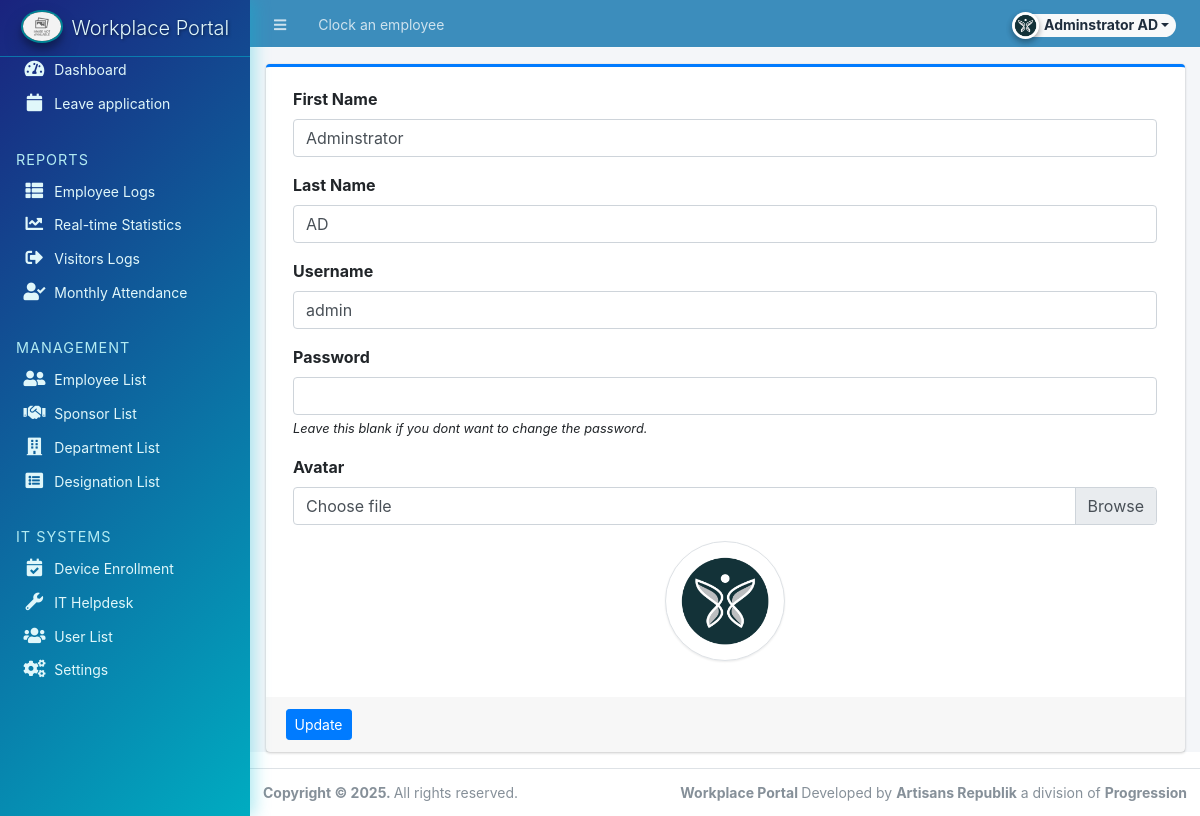
The app's page /admin/?page=user (signed in) with its own data.
### tables this page shows
CREATE TABLE `users` (
  `id` int(50) NOT NULL,
  `firstname` varchar(250) NOT NULL,
  `middlename` text DEFAULT NULL,
  `lastname` varchar(250) NOT NULL,
  `username` text NOT NULL,
  `password` text NOT NULL,
  `avatar` text DEFAULT NULL,
  `last_login` datetime DEFAULT NULL,
  `type` tinyint(1) NOT NULL DEFAULT 0,
  `date_added` datetime NOT NULL DEFAULT current_timestamp(),
  `date_updated` datetime DEFAULT NULL ON UPDATE current_timestamp()
);

### classes/DBConnection.php (called while the page is built, shortened)
<?php
class DBConnection{
    private $host = DB_SERVER;
    private $username = DB_USERNAME;
    private $password = DB_PASSWORD;
    private $database = DB_NAME;
    public $conn;
    public function __construct(){
        if (!isset($this->conn)) {
            $this->conn = new mysqli($this->host, $this->username, $this->password, $this->database);
        }
    }
}
?>

### classes/SystemSettings.php (called while the page is built, shortened)
<?php
class SystemSettings extends DBConnection{
	function userdata($field = ''){
		if(!empty($field)){
			if(isset($_SESSION['userdata'][$field]))
				return $_SESSION['userdata'][$field];
			else
				return null;
		}else{
			return false;
		}
	}
}
$_settings = new SystemSettings();
?>

### config.php (called while the page is built, shortened)
<?php
require_once('classes/DBConnection.php');
require_once('classes/SystemSettings.php');
function validate_image($file){
    if(!empty($file)){
        $ex = explode('?',$file);
        $file = $ex[0];
        $param =  isset($ex[1]) ? '?'.$ex[1]  : '';
        if(is_file(base_app.$file)){
            return base_url.$file.$param;
        }else{
            return base_url.'dist/img/no-image-available.png';
        }
    }else{
        return base_url.'dist/img/no-image-available.png';
    }
}
?>

### admin/user/index.php (the view, shortened to what this page needs)
<?php
$user = $conn->query("SELECT * FROM users where id ='".$_settings->userdata('id')."'");
foreach($user->fetch_array() as $k =>$v){
	$meta[$k] = $v;
}
?>
<div class="card card-outline card-primary">
	<div class="card-body">
		<div class="container-fluid">
			<form action="" id="manage-user">
				<div class="form-group">
					<label for="name">First Name</label>
					<input type="text" name="firstname" id="firstname" class="form-control" value="<?php echo isset($meta['firstname']) ? $meta['firstname']: '' ?>" required>
				</div>
				<div class="form-group">
					<label for="name">Last Name</label>
					<input type="text" name="lastname" id="lastname" class="form-control" value="<?php echo isset($meta['lastname']) ? $meta['lastname']: '' ?>" required>
				</div>
				<div class="form-group">
					<label for="username">Username</label>
					<input type="text" name="username" id="username" class="form-control" value="<?php echo isset($meta['username']) ? $meta['username']: '' ?>" required  autocomplete="off">
				</div>
				<div class="form-group">
					<label for="password">Password</label>
					<input type="password" name="password" id="password" class="form-control" value="" autocomplete="off">
					<small><i>Leave this blank if you dont want to change the password.</i></small>
				</div>
				<div class="form-group">
					<label for="" class="control-label">Avatar</label>
					<div class="custom-file">
		              <label class="custom-file-label" for="customFile">Choose file</label>
		            </div>
				</div>
				<div class="form-group d-flex justify-content-center">
					<img src="<?php echo validate_image(isset($meta['avatar']) ? $meta['avatar'] :'') ?>" alt="" id="cimg" class="img-fluid img-thumbnail">
				</div>
			</form>
		</div>
	</div>
	<div class="card-footer">
			<div class="col-md-12">
				<div class="row">
					<button class="btn btn-sm btn-primary" form="manage-user">Update</button>
				</div>
			</div>
		</div>
</div>

### admin/user/index.php (style rules this page uses)
img#cimg { height: 15vh; width: 15vh; object-fit: cover; border-radius: 100% 100%; }

### records on screen
users: firstname "Adminstrator", lastname "AD", username "admin", avatar (picture)

### other values on screen
$_settings->userdata('firstname').' '.$_settings->userdata('lastname') "Adminstrator AD"
$_settings->info('short_name') "Workplace Portal"
